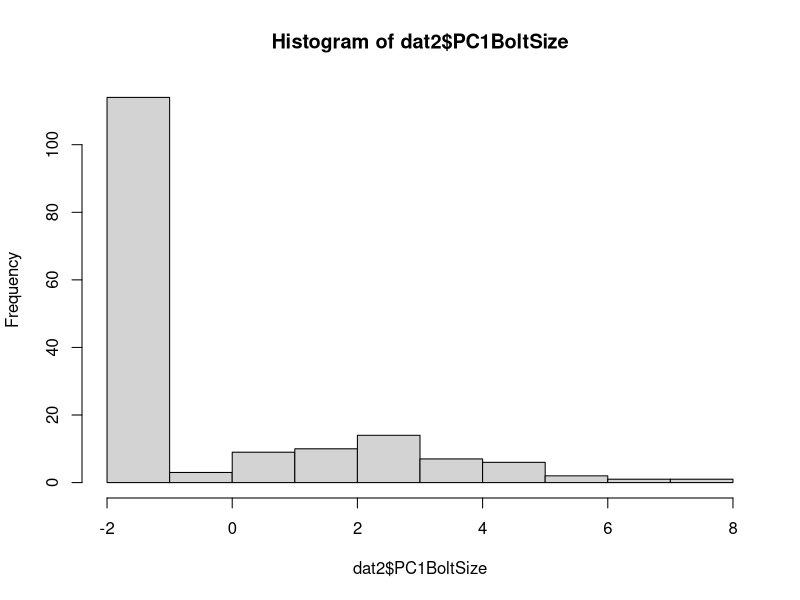

R code for this plot:
## ---- chunk 1
library(ggplot2)
library(dplyr)
library(car)
library("glmmTMB")


#read in data
rm(list=ls())
dat<-read.csv("DataSynthesis.csv",stringsAsFactors = F)


#remove those with fertilizer treatment, and extra genotypes that are only in the alone treatment. 
dat<-dat[!grepl("i",dat$Sample,fixed=T),]


#Function to standardize data.
Standardize<-function(x,set.sd=F,SD){
  if(set.sd==T){
      standard<-(x-mean(x,na.rm=T))/SD
  }
  else{
     standard<-(x-mean(x,na.rm=T))/sd(x,na.rm=T)
  }
}


dat$Fern<-log(dat$Fern+1)
dat$gluc_Conc<-log(dat$gluc_Conc)
dat$flav_Conc<-log(dat$flav_Conc)
dat$ChlorA<-log(dat$ChlorA)
dat$ThripsDam<-log(dat$ThripsDam+1)
dat$BlackPathDam<-log(dat$BlackPathDam+1)



#Calculating leaf area 
dat$GM_Leaf_Area<-dat$GM_Leaf_Wid*dat$GM_Leaf_Len

#Average Duplicates. 
dat2<-dat %>% select(-X) %>% group_by(Tag) %>%  summarize(gh_col=first(gh_col),gh_bench=first(gh_bench),treatment=first(treatment),GA3=first(GA3),Family=first(Family),Maple_StemHeight_End=mean(Maple_StemHeight_End),Maple_LeafNum_End=mean(Maple_LeafNum_End),maple_leaf_length_0=mean(maple_leaf_length_0),maple_leaves_0=mean(maple_leaves_0),Maple_TotalLeafArea_End=mean(Maple_TotalLeafArea_End),MapleDamage=mean(Maple_Damage_End),Fern=first(Fern),gluc_Conc=mean(gluc_Conc),flav_Conc=mean(flav_Conc),maple_height_0=mean(maple_height_0),ChlorA=mean(ChlorA), GM_TotalLeaf_Area=first(GM_TotalLeaf_Area),ThripsDam=mean(ThripsDam),BlackPathDam=mean(BlackPathDam),WhiteFungDam=mean(WhiteFungDam),comp_number=first(comp_number),GM_Leaf_Area=mean(GM_Leaf_Area),
                                                          GM_StemHeight_Bolt=first(GM_StemHeight_Bolt),
GM_Leaf_Number_Bolt=first(GM_Leaf_Number_Bolt),
Larg_Leaf_Len_Bolt=first(Larg_Leaf_Len_Bolt),
Larg_Leaf_Wid_Bolt=first(Larg_Leaf_Wid_Bolt),
Row_Field=first(Row_Field),
Col_Field=first(Col_Field),
Maple_Died=first(Maple_Died),
Maple_TotalLeafArea_End=first(Maple_TotalLeafArea_End),
GM_Fecundity=first(GM_Fecundity),
MapleFinalMass=first(MapleFinalMass))


#Creating Survival Data.1 = survived, 0= dead.
dat2$Bolt_Survival[dat2$GM_StemHeight_Bolt=="Dead"]<-0
dat2$Bolt_Survival[dat2$GM_StemHeight_Bolt!="Dead"]<-1


#Creating Maple Survival Data.1 = survived, 0= dead.
dat2$Maple_Died<-as.character(dat2$Maple_Died)
dat2$Maple_Survival[dat2$Maple_Died!="Y"]<-1
dat2$Maple_Survival[dat2$Maple_Died=="Y"]<-0
dat2<-dat2 %>% select(-Maple_Died)

dat2[which(dat2$GM_Leaf_Number_Bolt=="Dead"&!is.na(dat2$GM_Fecundity)),]$Bolt_Survival<-1


#Converting white fungal damage to logistic. 
dat2$WhiteFungLogis<-NA
dat2$WhiteFungLogis[dat2$WhiteFungDam>0]<-"Yes"
dat2$WhiteFungLogis[dat2$WhiteFungDam==0]<-"No"


dat2<-dat2[!grepl("maple",dat2$Tag,fixed = T),]

dat2<-dat2[dat2$treatment=="gm",]


#All of these genotypes died (15 Genotypes).(We are simply missing a final measurement for e|JBCHY1-1-50|Q|240) That is only 3% Mortality. 
dead<-dat2[is.na(dat2$GM_TotalLeaf_Area),]

#Removing those with dead competitors from the garlic mustard treatment. ("e|JBCHY1-1-50|Q|240") did not die, we are simply missing the final measurement for it.

dead_competitors<-dead %>% filter(treatment=="gm",Tag!="e|JBCHY1-1-50|Q|240") %>% select(comp_number)

#Removing those with dead competitors from the analysis. 
dat2<-dat2 %>% filter(!comp_number %in% dead_competitors$comp_number)
dat<-dat %>% filter(!comp_number %in% dead_competitors$comp_number)
dat2<-dat2[dat2$comp_number!=79,]
dat2<-dat2[dat2$comp_number!=37,]
dat2<-dat2[dat2$comp_number!=59,]
## ---- chunk 2
#Removing dead individuals with zeros. 
dat2$GM_StemHeight_Bolt[which(dat2$GM_StemHeight_Bolt=="Dead")]<-0
dat2$GM_Leaf_Number_Bolt[which(dat2$GM_Leaf_Number_Bolt=="Dead")]<-0
dat2$Larg_Leaf_Len_Bolt[which(dat2$Larg_Leaf_Len_Bolt=="Dead")]<-0
dat2$Larg_Leaf_Wid_Bolt[which(dat2$Larg_Leaf_Wid_Bolt=="Dead")]<-0

#Making data numeric
dat2$GM_StemHeight_Bolt<-as.numeric(dat2$GM_StemHeight_Bolt)
dat2$GM_Leaf_Number_Bolt<-as.numeric(dat2$GM_Leaf_Number_Bolt)
dat2$Larg_Leaf_Len_Bolt<-as.numeric(dat2$Larg_Leaf_Len_Bolt)
dat2$Larg_Leaf_Wid_Bolt<-as.numeric(dat2$Larg_Leaf_Wid_Bolt)


pca<-prcomp(~GM_StemHeight_Bolt+GM_Leaf_Number_Bolt+Larg_Leaf_Len_Bolt+Larg_Leaf_Wid_Bolt,data=dat2,scale.=T,na.action=na.omit)

prediction<-as.data.frame(predict(pca))

df<-tibble::rownames_to_column(prediction, "rownumber")

dat2[df$rownumber,"PC1BoltSize"]<-df$PC1

hist(dat2$PC1BoltSize) #The data is very zero inflated because of the mortality. This isnt great but what can you do. 
## ---- chunk 3
table(dat2$comp_number)
#Generating collumn for the competitor family.
count=0
dat2$Family<-as.character(dat2$Family)
for(i in 1:length(dat2$comp_number)){
  temp<-dat2[dat2$comp_number==dat2$comp_number[i]&dat2$Tag!=dat2$Tag[i],c("Family","GM_TotalLeaf_Area","gluc_Conc","PC1BoltSize","Bolt_Survival")]#Selects the competitors data
count=count+1

  if(length(temp$Family[!is.na(temp$Family)])==0){ #if there are no values...Makes the values NA
   dat2$competitor[i]<-NA
  }
else{ #Assign the competitor data to the data frame. 
    dat2$competitor[i]<-temp$Family[!is.na(temp$Family)] 
}

  if(length(temp$GM_TotalLeaf_Area[!is.na(temp$GM_TotalLeaf_Area)])==0){
   dat2$comp_Size[i]<-NA
  }
else{
   dat2$comp_Size[i]<-temp$GM_TotalLeaf_Area[!is.na(temp$GM_TotalLeaf_Area)]  
}

  if(length(temp$gluc_Conc[!is.na(temp$gluc_Conc)])==0){
   dat2$comp_Gluc[i]<-NA
 }
  else {
  dat2$comp_Gluc[i]<-temp$gluc_Conc[!is.na(temp$gluc_Conc)]
  }

  if(length(temp$PC1BoltSize[!is.na(temp$PC1BoltSize)])==0){
   dat2$CompSizeBolt[i]<-NA
 }
  else {
  dat2$CompSizeBolt[i]<-temp$PC1BoltSize[!is.na(temp$PC1BoltSize)]
  }

  if(length(temp$Bolt_Survival[!is.na(temp$Bolt_Survival)])==0){
   dat2$Comp_Survival[i]<-NA
 }
  else {
  dat2$Comp_Survival[i]<-temp$Bolt_Survival[!is.na(temp$Bolt_Survival)]
    }
}
dat2
dat2$GM_Leaf_Number_Bolt
## ---- chunk 4
#Modelling random effects 
fit<-glmmTMB(Standardize(GM_TotalLeaf_Area)~Standardize(Fern)+Standardize(BlackPathDam)*WhiteFungLogis*Standardize(ThripsDam)+competitor+comp_Size+(1|Family)+(1|gh_bench),data=dat2)
summary(fit)
fit2<-glmmTMB(Standardize(GM_TotalLeaf_Area)~Standardize(Fern)+Standardize(BlackPathDam)*WhiteFungLogis*Standardize(ThripsDam)+competitor+comp_Size+(1|gh_bench),data=dat2)
summary(fit)
fit3<-glmmTMB(Standardize(GM_TotalLeaf_Area)~Standardize(Fern)+Standardize(BlackPathDam)*WhiteFungLogis*Standardize(ThripsDam)+competitor+comp_Size+(1|Family),data=dat2)
summary(fit)

#Is bench important?
anova(fit,fit3) #Yes, very. 

#Is family important? 
anova(fit,fit2) #Yes it is. 


#Modelling fixed effects 

dat2$BlackPathDam<-Standardize(dat2$BlackPathDam)
dat2$ThripsDam<-Standardize(dat2$ThripsDam)
dat2$Fern<-Standardize(dat2$Fern)


fit0.1<-glmmTMB(Standardize(GM_TotalLeaf_Area)~Fern+BlackPathDam*WhiteFungLogis*ThripsDam+competitor+comp_Size+(1|Family)+(1|gh_bench),data=dat2)

fit2<-update(fit0.1,~.-ThripsDam:BlackPathDam:WhiteFungLogis)
anova(fit0.1,fit2) #Yes... a significant three way interaction.

#Is fern importnat? 
fit1<-glmmTMB(Standardize(GM_TotalLeaf_Area)~Fern+BlackPathDam*WhiteFungLogis*ThripsDam+competitor+comp_Size+(1|Family)+(1|gh_bench),data=dat2[!is.na(dat2$Fern),])
fit2<-glmmTMB(Standardize(GM_TotalLeaf_Area)~BlackPathDam*WhiteFungLogis*ThripsDam+competitor+comp_Size+(1|Family)+(1|gh_bench),data=dat2[!is.na(dat2$Fern),])
anova(fit1,fit2)#Yes, extremely. 
summary(fit1)

#Is competitor family important? 
fit1<-glmmTMB(Standardize(GM_TotalLeaf_Area)~Fern+BlackPathDam*WhiteFungLogis*ThripsDam+competitor+comp_Size+(1|Family)+(1|gh_bench),data=dat2[!is.na(dat2$Fern),])
fit2<-glmmTMB(Standardize(GM_TotalLeaf_Area)~Fern+BlackPathDam*WhiteFungLogis*ThripsDam+comp_Size+(1|Family)+(1|gh_bench),data=dat2[!is.na(dat2$Fern),])
anova(fit1,fit2) #No it is not. 

#Is the three way interaction significant? 

fit3<-update(fit2,~.-ThripsDam:BlackPathDam:WhiteFungLogis)
anova(fit3,fit2) #Yes... still significant. 


#Is competitor size important?

fit1<-glmmTMB(Standardize(GM_TotalLeaf_Area)~Fern+BlackPathDam*WhiteFungLogis*ThripsDam+comp_Size+(1|Family)+(1|gh_bench),data=dat2[!is.na(dat2$comp_Size),])
fit2<-glmmTMB(Standardize(GM_TotalLeaf_Area)~Fern+BlackPathDam*WhiteFungLogis*ThripsDam+(1|Family)+(1|gh_bench),data=dat2[!is.na(dat2$comp_Size),])
anova(fit1,fit2) #Yes, extremely

#Best model is. 
fit1<-glmmTMB(Standardize(GM_TotalLeaf_Area)~Fern+BlackPathDam*WhiteFungLogis*ThripsDam+Standardize(comp_Size)+(1|Family)+(1|gh_bench),data=dat2[!is.na(dat2$comp_Size),])
summary(fit1)
## ---- chunk 5
table(dat2$Comp_Survival,dat2$Bolt_Survival)

102/(11+102)*100
11/(11+102)*100
42/(42+11)
## ---- chunk 6
#Is familly importnat as a random effect? #Comp size, gh_bench would not fit. 
fit<-glmmTMB(Bolt_Survival~Comp_Survival+competitor+BlackPathDam*ThripsDam*WhiteFungLogis+(1|Family),family="binomial",data=dat2)

fit2<-update(fit,~.-ThripsDam:BlackPathDam:WhiteFungLogis)
anova(fit,fit2) #Not a significant three way interaction.

fit3<-update(fit2,~.-BlackPathDam:WhiteFungLogis)
anova(fit3,fit2) #There is not a significant two way interaction.

fit4<-update(fit3,~.-BlackPathDam:ThripsDam)
anova(fit4,fit3)
#There is no significant interaction between black path dam and thrips dam

fit5<-update(fit4,~.-WhiteFungLogis:ThripsDam)
anova(fit5,fit4) #There is not significant white path and thripsdamage interaction.

summary(fit5)

#White fung dam? 
fit<-glmmTMB(Bolt_Survival~Comp_Survival+competitor+BlackPathDam+ThripsDam+WhiteFungLogis+(1|Family),family="binomial",data=dat2[!is.na(dat2$WhiteFungLogis),])
fit2<-glmmTMB(Bolt_Survival~Comp_Survival+competitor+BlackPathDam+ThripsDam+(1|Family),family="binomial",data=dat2[!is.na(dat2$WhiteFungLogis),])
anova(fit,fit2) #no

#Thrips  dam? 
fit<-glmmTMB(Bolt_Survival~Comp_Survival+competitor+BlackPathDam+ThripsDam+(1|Family),family="binomial",data=dat2[!is.na(dat2$ThripsDam),])
fit2<-glmmTMB(Bolt_Survival~Comp_Survival+competitor+BlackPathDam+(1|Family),family="binomial",data=dat2[!is.na(dat2$ThripsDam),])
anova(fit,fit2) #no


#Black PAth dam? 
fit<-glmmTMB(Bolt_Survival~Comp_Survival+competitor+BlackPathDam+(1|Family),family="binomial",data=dat2[!is.na(dat2$BlackPathDam),])
fit2<-glmmTMB(Bolt_Survival~Comp_Survival+competitor+(1|Family),family="binomial",data=dat2[!is.na(dat2$BlackPathDam),])
anova(fit,fit2) #no

#adding in random effects/assessing significance? (no fit gh_bench, Row Field, Col Field. )
fit1<-glmmTMB(Bolt_Survival~Comp_Survival+competitor+(1|Family)+(1|Col_Field),family="binomial",data=dat2)
fit2<-glmmTMB(Bolt_Survival~Comp_Survival+competitor+(1|Family),family="binomial",data=dat2)
anova(fit1,fit2) #No fit. 

#Assessing comp size
fit1<-glmmTMB(Bolt_Survival~Comp_Survival+competitor+Standardize(comp_Size)+(1|Family),family="binomial",data=dat2[!is.na(dat2$comp_Size),])
fit2<-glmmTMB(Bolt_Survival~Comp_Survival+competitor+(1|Family),family="binomial",data=dat2[!is.na(dat2$comp_Size),])
anova(fit1,fit2) #Comp size is significant here. 

#Assessing competitor?
fit1<-glmmTMB(Bolt_Survival~Comp_Survival+competitor+Standardize(comp_Size)+(1|Family),family="binomial",data=dat2[!is.na(dat2$comp_Size),])
fit2<-glmmTMB(Bolt_Survival~Comp_Survival+Standardize(comp_Size)+(1|Family),family="binomial",data=dat2[!is.na(dat2$comp_Size),])
anova(fit1,fit2) #Competitor is also significant. 

#Assessing Survival.

fit1<-glmmTMB(Bolt_Survival~Comp_Survival+competitor+Standardize(comp_Size)+(1|Family),family="binomial",data=dat2[!is.na(dat2$Comp_Survival),])
fit2<-glmmTMB(Bolt_Survival~competitor+Standardize(comp_Size)+(1|Family),family="binomial",data=dat2[!is.na(dat2$Comp_Survival),])
anova(fit1,fit2) #Competitor is highly significant. 

summary(fit1)

## ---- chunk 7
dat2$Comp_Survival<-as.factor(dat2$Comp_Survival)

#Full model. 


#IS Family Important
fit<-glmmTMB(GM_Fecundity~Fern+BlackPathDam+WhiteFungLogis+competitor+Standardize(comp_Size)+Comp_Survival+(1|Family),data=dat2[!is.na(dat2$BlackPathDam),])
fit1<-glmmTMB(GM_Fecundity~Fern+BlackPathDam+WhiteFungLogis+competitor+Standardize(comp_Size)+Comp_Survival,data=dat2[!is.na(dat2$BlackPathDam),])
anova(fit,fit1) #Family is important in the GM treatment for fecundity. 

#IS black path dam important?
fit<-glmmTMB(GM_Fecundity~Fern+BlackPathDam+WhiteFungLogis+competitor+Standardize(comp_Size)+Comp_Survival+(1|Family),data=dat2[!is.na(dat2$BlackPathDam),])
fit1<-glmmTMB(GM_Fecundity~Fern+WhiteFungLogis+competitor+Standardize(comp_Size)+Comp_Survival+(1|Family),data=dat2[!is.na(dat2$BlackPathDam),])
anova(fit,fit1) #No


#Is white fung dam?
fit1<-glmmTMB(GM_Fecundity~Fern+WhiteFungLogis+competitor+comp_Size+Comp_Survival+(1|Family),data=dat2[!is.na(dat2$WhiteFungLogis),])
fit2<-glmmTMB(GM_Fecundity~Fern+competitor+comp_Size+Comp_Survival+(1|Family),data=dat2[!is.na(dat2$WhiteFungLogis),])
anova(fit2,fit1) #No

#IS Fern important?
fit2<-glmmTMB(GM_Fecundity~Fern+competitor+comp_Size+Comp_Survival+(1|Family),data=dat2[!is.na(dat2$Fern),])
fit3<-glmmTMB(GM_Fecundity~competitor+comp_Size+Comp_Survival+(1|Family),data=dat2[!is.na(dat2$Fern),])
anova(fit2,fit3) #Yes Fern influenced fecundity. 

#Is competitor important? 
fit4<-glmmTMB(GM_Fecundity~Fern+competitor+Standardize(comp_Size)+Comp_Survival+(1|Family),data=dat2[!is.na(dat2$competitor),])
fit5<-glmmTMB(GM_Fecundity~Fern+Standardize(comp_Size)+Comp_Survival+(1|Family),data=dat2[!is.na(dat2$competitor),])
anova(fit4,fit5) #Yes the competitor does influence fecundity.


#Is competitor size (First year) important? 
fit4<-glmmTMB(Standardize(GM_Fecundity)~Standardize(Fern)+competitor+Standardize(comp_Size)+Comp_Survival+(1|Family),data=dat2[!is.na(dat2$comp_Size),])
fit5<-glmmTMB(Standardize(GM_Fecundity)~Standardize(Fern)+competitor+Comp_Survival+(1|Family),data=dat2[!is.na(dat2$comp_Size),])
anova(fit4,fit5) #Yes competitor size in the first year is significant (on the edge)
summary(fit4)

#IS comp survival important? 
fit5<-glmmTMB(Standardize(GM_Fecundity)~Standardize(Fern)+competitor+Standardize(comp_Size)+Comp_Survival+(1|Family),data=dat2[!is.na(dat2$Comp_Survival),])
fit6<-glmmTMB(Standardize(GM_Fecundity)~Standardize(Fern)+competitor+Standardize(comp_Size)+(1|Family),data=dat2[!is.na(dat2$Comp_Survival),])
anova(fit5,fit6) #Yes, competitor survival is incredibly important to determien the survival of the focal plant. 
summary(fit5)

#Is comp size important (Second year)? 
fit5<-glmmTMB(Standardize(GM_Fecundity)~Standardize(Fern)+competitor+Standardize(comp_Size)+Comp_Survival+CompSizeBolt+(1|Family),data=dat2[!is.na(dat2$CompSizeBolt),])
fit6<-glmmTMB(Standardize(GM_Fecundity)~Standardize(Fern)+competitor+Standardize(comp_Size)+Comp_Survival+(1|Family),data=dat2[!is.na(dat2$CompSizeBolt),])
anova(fit5,fit6) #No, competitor size in second year is not important. 
summary(fit5)
# Reassessing IS comp survival important? 
fit5<-glmmTMB(GM_Fecundity~competitor+Standardize(Fern)+Comp_Survival+CompSizeBolt+Standardize(comp_Size)+(1|Family),data=dat2[!is.na(dat2$Comp_Survival),])
fit6<-glmmTMB(GM_Fecundity~competitor+Standardize(Fern)+CompSizeBolt+Standardize(comp_Size)+(1|Family),data=dat2[!is.na(dat2$Comp_Survival),])
anova(fit5,fit6) #Yes competitor survival is still important even with bolt size in the analysis.  

# Reassessing IS comp size important? 
fit5<-glmmTMB(Standardize(GM_Fecundity)~competitor+Standardize(CompSizeBolt)+Standardize(comp_Size)+(1|Family),data=dat2[!is.na(dat2$CompSizeBolt),])
fit6<-glmmTMB(Standardize(GM_Fecundity)~competitor+Standardize(comp_Size)+(1|Family),data=dat2[!is.na(dat2$CompSizeBolt),])
anova(fit5,fit6) #Yes, without survival competitor is still important, but not with it. I will not include it as significant because it is likely largely just driven by the zeros in the data. 
summary(fit5)

summary(fit5) #
#IF your competitor survives, you are more likely to as well. This is like kin selection..

#Reassessing Fern
fit2<-glmmTMB(Standardize(GM_Fecundity)~Standardize(Fern)+competitor+Standardize(comp_Size)+Comp_Survival+(1|Family),data=dat2[!is.na(dat2$Fern),])
fit3<-glmmTMB(Standardize(GM_Fecundity)~competitor+Comp_Survival+Standardize(comp_Size)+(1|Family),data=dat2[!is.na(dat2$Fern),])
anova(fit2,fit3) #Fern is significant. 

#Best model is thus: 
fit2<-glmmTMB(Standardize(GM_Fecundity)~Standardize(Fern)+competitor+Standardize(comp_Size)+Comp_Survival+(1|Family),data=dat2[!is.na(dat2$Fern),])
summary(fit2)
